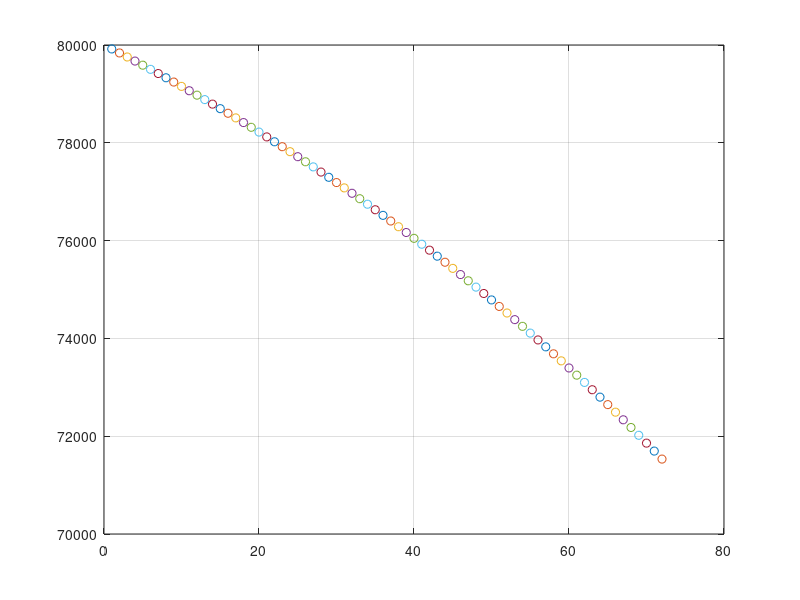

The MATLAB source for this figure:
clear all
a0 = 80000; %initial value
n = 72; %num of months
a_present = a0;
plot(0, a0)
for i = 1:n
    a_future = 1.01 * a_present - 880.87;
    a_present = a_future;
    plot(i, a_future, 'o')
    hold on
    grid on
end
